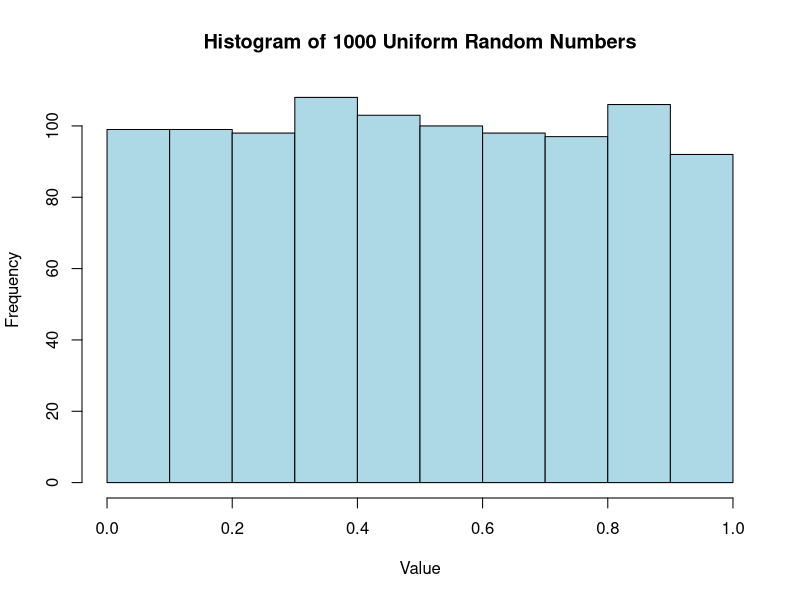
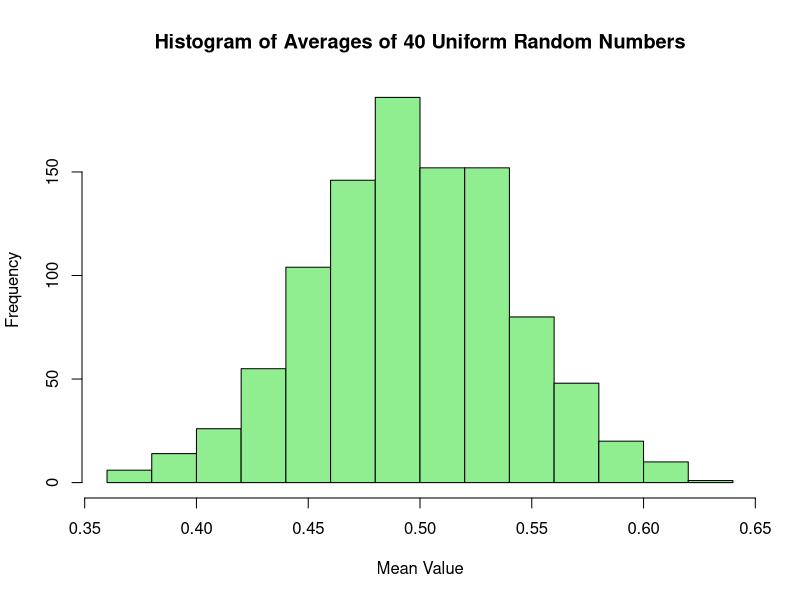
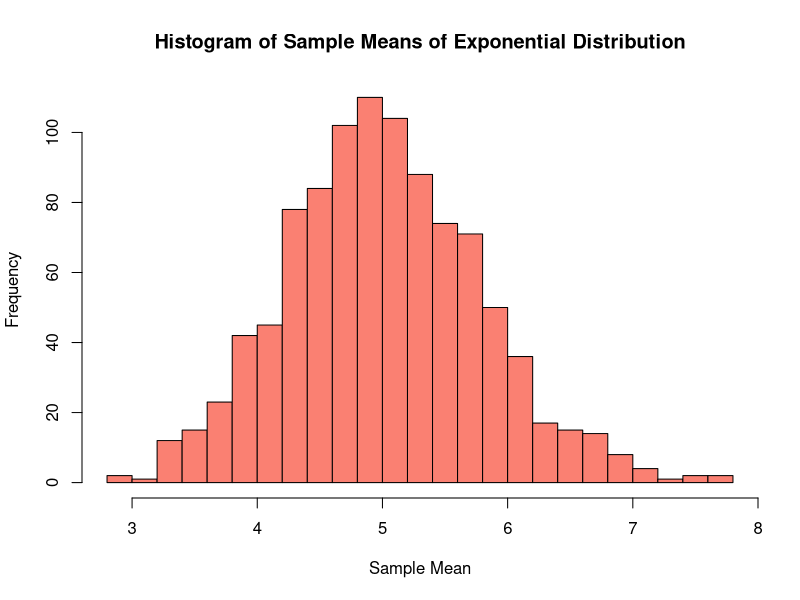
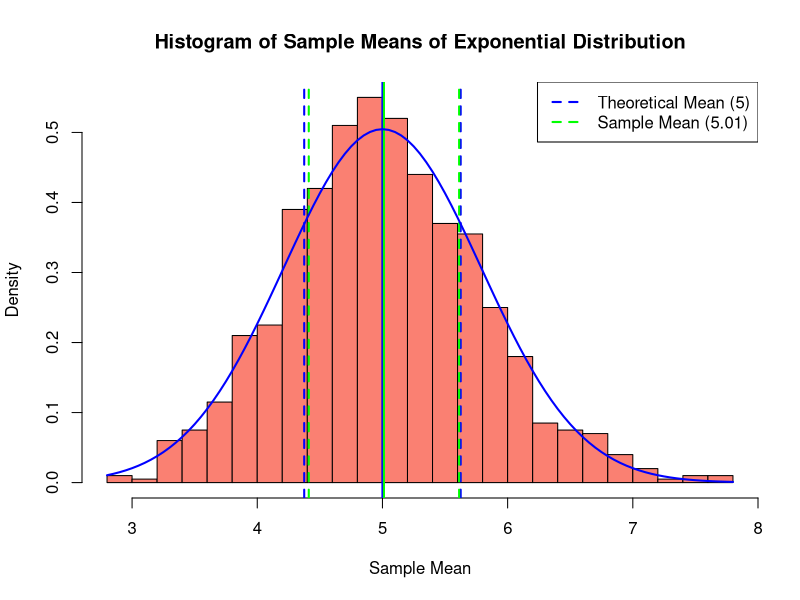
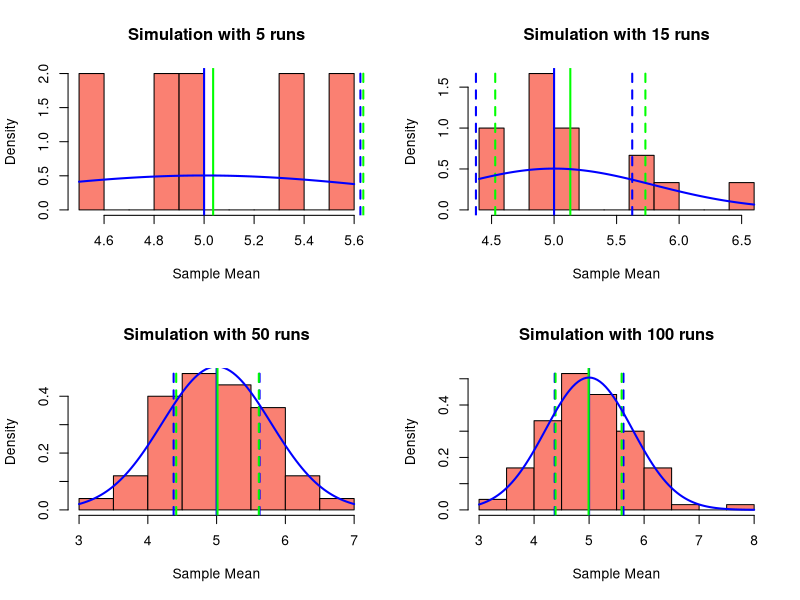

R code for these plots, in order:
## ---- chunk 1
lambda <- 0.2
n <- 40
num_simulations <- 1000
## ---- chunk 2
set.seed(123) 
# Histogram of 1000 random uniform numbers
hist(runif(num_simulations), 
     main = "Histogram of 1000 Uniform Random Numbers", 
     xlab = "Value", 
     col = "lightblue")
## ---- chunk 3
set.seed(123) 
# Compute 1000 averages, each from 40 uniform random numbers
uniform_means <- replicate(num_simulations, mean(runif(n)))

hist(uniform_means, 
     main = "Histogram of Averages of 40 Uniform Random Numbers", 
     xlab = "Mean Value", 
     col = "lightgreen")
## ---- chunk 4
# Set seed for reproducibility
set.seed(123) 

# Theoretical values
theoretical_mean <- 1 / lambda     
theoretical_variance <- (1 / (lambda^2)) / n  

# Perform the simulation: for each simulation, compute the mean of 40 exponential samples
exp_means <- replicate(num_simulations, mean(rexp(n, rate = lambda)))

# Calculate sample statistics
sample_mean <- mean(exp_means)
sample_variance <- var(exp_means)

# Plot the histogram of sample means
hist(exp_means, 
     main = "Histogram of Sample Means of Exponential Distribution", 
     xlab = "Sample Mean", 
     col = "salmon", 
     breaks = 20)

# Print the theoretical and sample statistics
cat("Theoretical Mean:", theoretical_mean, "\n")
cat("Sample Mean:", sample_mean, "\n\n")
cat("Theoretical Variance:", theoretical_variance, "\n")
cat("Sample Variance:", sample_variance, "\n")
## ---- chunk 5
set.seed(123) 
hist(exp_means, probability=TRUE, 
     main = "Histogram of Sample Means of Exponential Distribution", 
     xlab = "Sample Mean", 
     col = "salmon", 
     breaks = 20)

abline(v = theoretical_mean, col = "blue", lwd = 2, lty = 1)
abline(v = sample_mean, col = "green", lwd = 2, lty = 1)

abline(v = theoretical_mean + theoretical_variance, col = "blue", lwd = 2, lty = 2)
abline(v = theoretical_mean - theoretical_variance, col = "blue", lwd = 2, lty = 2)
abline(v = sample_mean + sample_variance, col = "green", lwd = 2, lty = 2)
abline(v = sample_mean - sample_variance, col = "green", lwd = 2, lty = 2)

# Overlay the theoretical normal density curve
curve(dnorm(x, mean = theoretical_mean, sd = sqrt(theoretical_variance)), 
      add = TRUE, col = "blue", lwd = 2)

legend("topright", legend = c("Theoretical Mean (5)", 
                              paste("Sample Mean (", round(sample_mean,2), ")", sep="")),
       col = c("blue", "green"), lty = 2, lwd = 2)
## ---- chunk 6
set.seed(123)
# Define simulation sizes
simulation_sizes <- c(5, 15, 50, 100)

par(mfrow = c(2, 2))

for(n_sim in simulation_sizes) {
  exp_means_sim <- replicate(n_sim, mean(rexp(n, rate = lambda)))
  
  hist(exp_means_sim, probability = TRUE, 
       main = paste("Simulation with", n_sim, "runs"),
       xlab = "Sample Mean", 
       col = "salmon", 
       breaks = 10)
  
  current_sample_mean <- mean(exp_means_sim)
  # Add vertical line for theoretical mean
  abline(v = theoretical_mean, col = "blue", lwd = 2, lty = 1)
  abline(v = current_sample_mean, col = "green", lwd = 2, lty = 1)

  abline(v = theoretical_mean + theoretical_variance, col = "blue", lwd = 2, lty = 2)
  abline(v = theoretical_mean - theoretical_variance, col = "blue", lwd = 2, lty = 2)
  abline(v = current_sample_mean + sample_variance, col = "green", lwd = 2, lty = 2)
  abline(v = current_sample_mean - sample_variance, col = "green", lwd = 2, lty = 2)

  # Overlay the theoretical normal density curve
  curve(dnorm(x, mean = theoretical_mean, sd = sqrt(theoretical_variance)), 
        add = TRUE, col = "blue", lwd = 2)
  
}

# Reset plotting layout to default
par(mfrow = c(1, 1))
